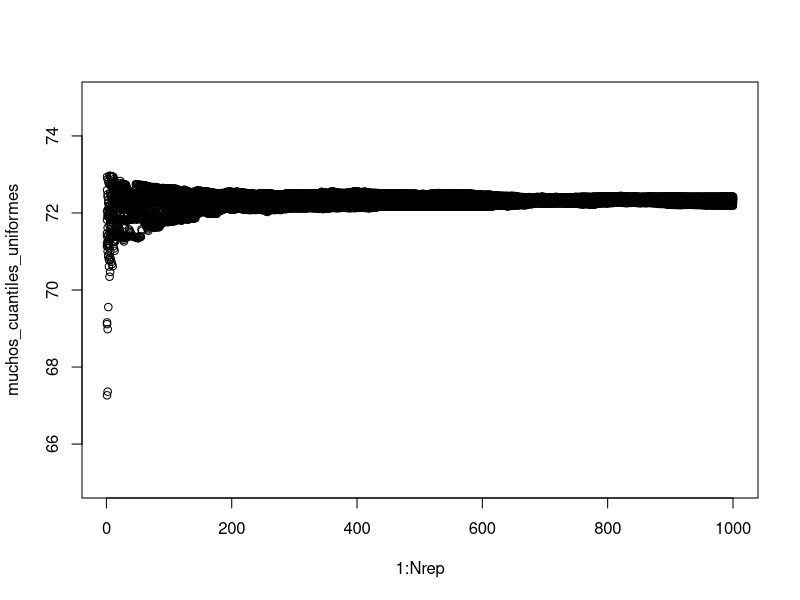
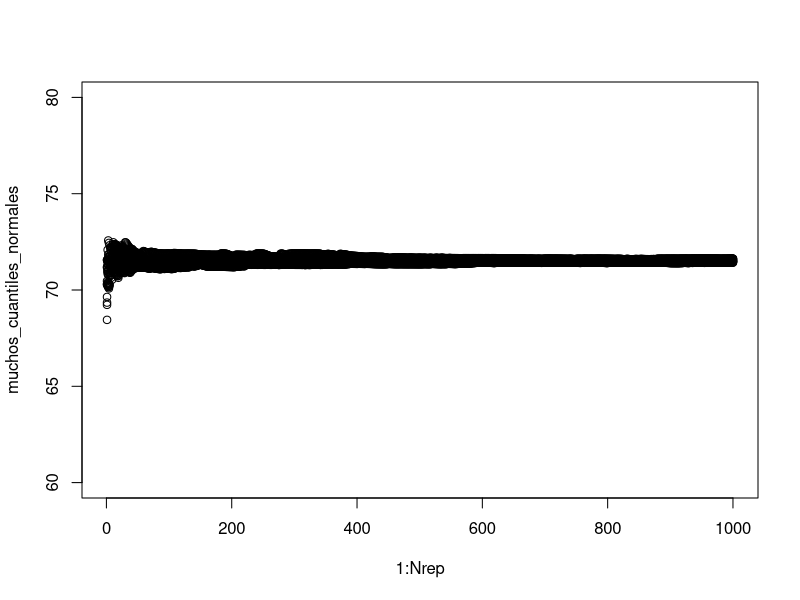
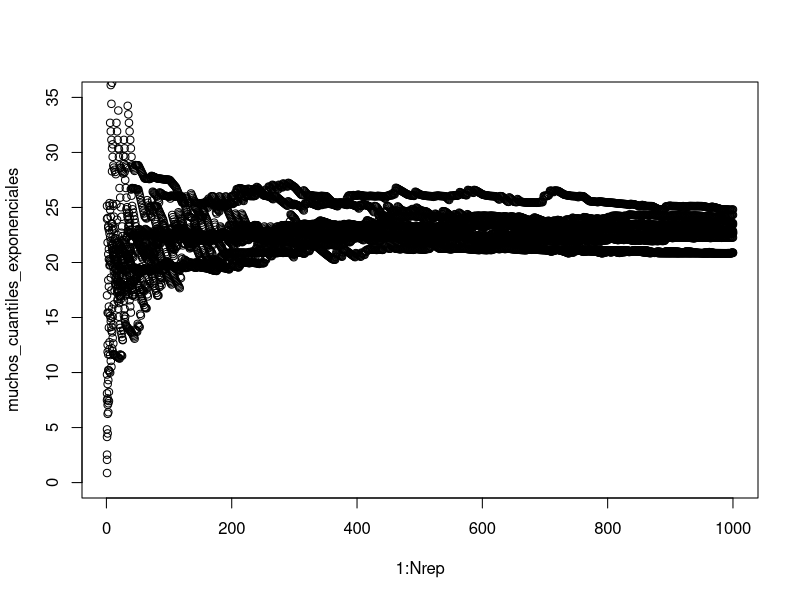
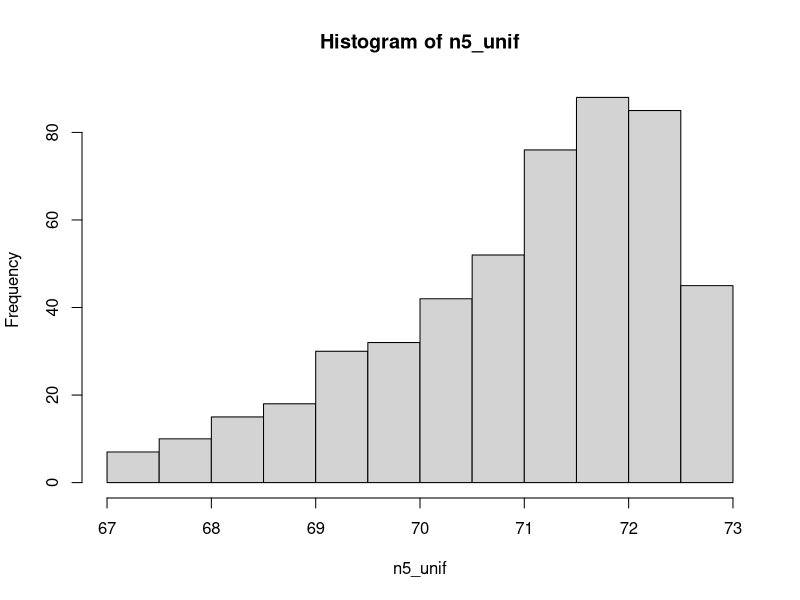
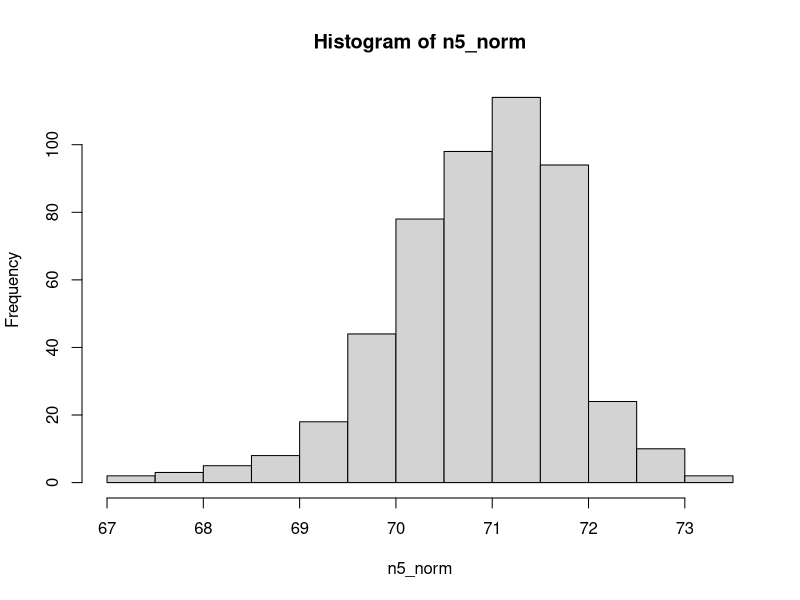
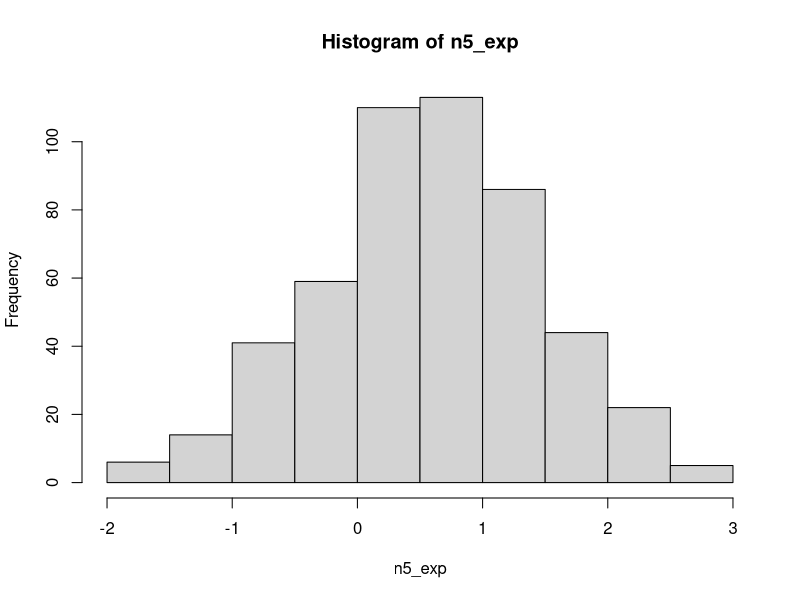
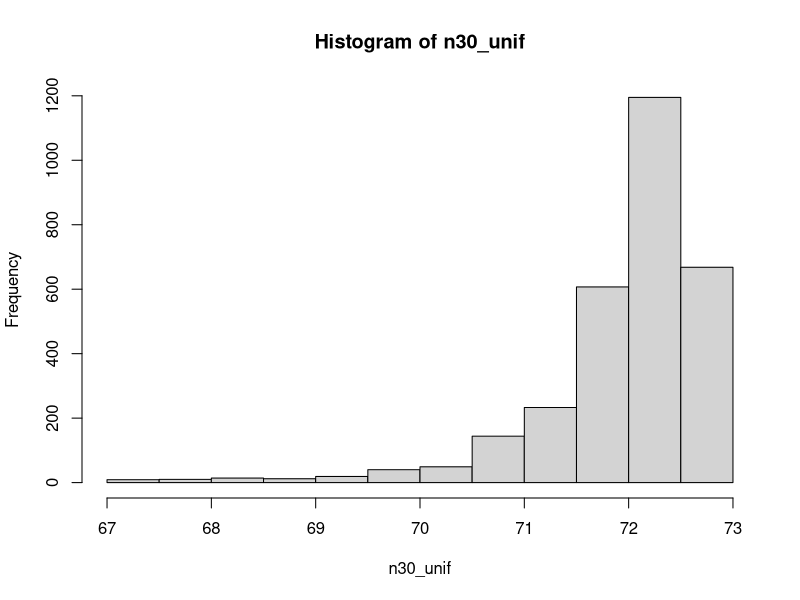
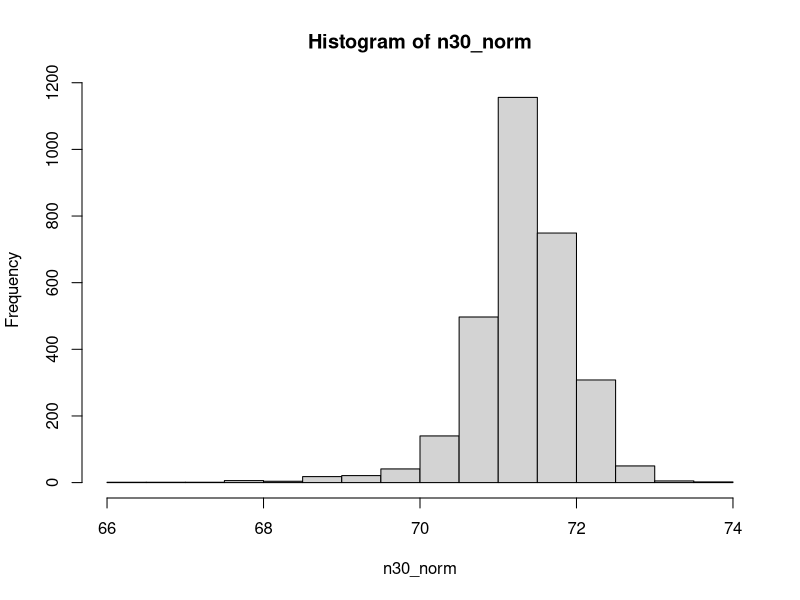

The R source for these figures, in order:
# 1

Nrep <- 10000

vector <- runif(Nrep,67,73)
pos <- Nrep*0.9

q9 <- sort(vector)[pos]

# 2

Nrep <- 1000

muchas_uniformes <- runif(Nrep,67,73)

# 3

muchos_cuantiles_uniformes <- rep(NaN, Nrep)

for (i in 1:length(muchos_cuantiles_uniformes)) {
  part_muchas_uniformes <- muchas_uniformes[1:i]
  muchos_cuantiles_uniformes[i] <- quantile(part_muchas_uniformes,0.9)
}

# 4
plot(1:Nrep, muchos_cuantiles_uniformes, ylim = c(65,75))

# 5

Ngen <- 10

for (i in 1:Ngen){
  muchas_uniformes <- runif(Nrep,67,73)
  muchos_cuantiles_uniformes <- rep(NaN, Nrep)
  
  for (j in 1:length(muchos_cuantiles_uniformes)) {
    part_muchas_uniformes <- muchas_uniformes[1:j]
    muchos_cuantiles_uniformes[j] <- quantile(part_muchas_uniformes,0.9)
  }
  points(1:Nrep, muchos_cuantiles_uniformes)
}

# 6 - el varlor limite, se puede observar que el grafico se acerca a ese valor

qunif(0.9,67,73)


######### Distribucion nornal ##########

# 1

p9 <- qnorm(0.9,70,1.2)

# 2

Nrep <- 1000

muchas_normales <- rnorm(Nrep,70,1.2)

# 3

muchos_cuantiles_normales <- rep(NaN, Nrep)

for (i in 1:length(muchos_cuantiles_normales)) {
  part_muchas_normales <- muchas_normales[1:i]
  muchos_cuantiles_normales[i] <- quantile(part_muchas_normales,0.9)
}

# 4
plot(1:Nrep, muchos_cuantiles_normales, ylim = c(60,80))

# 5

Ngen <- 10

for (i in 1:Ngen){
  muchas_normales <- rnorm(Nrep,70,1.2)
  muchos_cuantiles_normales <- rep(NaN, Nrep)
  
  for (j in 1:length(muchos_cuantiles_normales)) {
    part_muchas_normales <- muchas_normales[1:j]
    muchos_cuantiles_normales[j] <- quantile(part_muchas_normales,0.9)
  }
  points(1:Nrep, muchos_cuantiles_normales)
}

# 6
qnorm(0.9,70,1.2)

# se condice con lo esperable

######### Distribucion exponencial ##########

# 1

p9 <- qexp(0.9,1/10)

# 2

Nrep <- 1000

muchas_exponenciales <- rexp(Nrep,1/10)

# 3

muchos_cuantiles_exponenciales <- rep(NaN, Nrep)

for (i in 1:length(muchos_cuantiles_exponenciales)) {
  part_muchas_exponenciales <- muchas_exponenciales[1:i]
  muchos_cuantiles_exponenciales[i] <- quantile(part_muchas_exponenciales,0.9)
}

# 4
plot(1:Nrep, muchos_cuantiles_exponenciales, ylim = c(0,35))

# 5

Ngen <- 10

for (i in 1:Ngen){
  muchas_exponenciales <- rexp(Nrep,1/10)
  muchos_cuantiles_exponenciales <- rep(NaN, Nrep)
  
  for (j in 1:length(muchos_cuantiles_exponenciales)) {
    part_muchas_exponenciales <- muchas_exponenciales[1:j]
    muchos_cuantiles_exponenciales[j] <- quantile(part_muchas_exponenciales,0.9)
  }
  points(1:Nrep, muchos_cuantiles_exponenciales)
}

# 6
qexp(0.9,1/10)

# se condice con lo esperable


######### histogramas ###########

## MUESTRA N5 

Ngen <- 100
N5 <- 5
n5_unif <- c()
n5_norm <- c()
n5_exp <- c()

for (i in 1:Ngen){
  
  # unif
  muchas_uniformes <- runif(N5,67,73)
  muchos_cuantiles_uniformes <- rep(NaN, N5)
  
  # norm
  muchas_normales <- rnorm(N5,70,1.2)
  muchos_cuantiles_normales <- rep(NaN, N5)

  # exp
  muchas_exponenciales <- rnorm(N5,1/10)
  muchos_cuantiles_exponenciales <- rep(NaN, N5)
  
  for (j in 1:N5) {
    
    # unif
    part_muchas_uniformes <- muchas_uniformes[1:j]
    muchos_cuantiles_uniformes[j] <- quantile(part_muchas_uniformes,0.9)
    
    # norm
    part_muchas_normales <- muchas_normales[1:j]
    muchos_cuantiles_normales[j] <- quantile(part_muchas_normales,0.9)
    
    # exp
    part_muchas_exponenciales <- muchas_exponenciales[1:j]
    muchos_cuantiles_exponenciales[j] <- quantile(part_muchas_exponenciales,0.9)
  }

  n5_unif <-  c(n5_unif,muchos_cuantiles_uniformes)
  n5_norm <-  c(n5_norm,muchos_cuantiles_normales)
  n5_exp <-  c(n5_exp,muchos_cuantiles_exponenciales)
}

hist(n5_unif)
hist(n5_norm)
hist(n5_exp)

## MUESTRA N30

Ngen <- 100
N30 <- 30
n30_unif <- c()
n30_norm <- c()
n30_exp <- c()

for (i in 1:Ngen){
  
  # unif
  muchas_uniformes <- runif(N30,67,73)
  muchos_cuantiles_uniformes <- rep(NaN, N30)
  
  # norm
  muchas_normales <- rnorm(N30,70,1.2)
  muchos_cuantiles_normales <- rep(NaN, N30)
  
  # exp
  muchas_exponenciales <- rnorm(N30,1/10)
  muchos_cuantiles_exponenciales <- rep(NaN, N30)
  
  for (j in 1:N30) {
    
    # unif
    part_muchas_uniformes <- muchas_uniformes[1:j]
    muchos_cuantiles_uniformes[j] <- quantile(part_muchas_uniformes,0.9)
    
    # norm
    part_muchas_normales <- muchas_normales[1:j]
    muchos_cuantiles_normales[j] <- quantile(part_muchas_normales,0.9)
    
    # exp
    part_muchas_exponenciales <- muchas_exponenciales[1:j]
    muchos_cuantiles_exponenciales[j] <- quantile(part_muchas_exponenciales,0.9)
  }
  
  n30_unif <-  c(n30_unif,muchos_cuantiles_uniformes)
  n30_norm <-  c(n30_norm,muchos_cuantiles_normales)
  n30_exp <-  c(n30_exp,muchos_cuantiles_exponenciales)
}

hist(n30_unif)
hist(n30_norm)
hist(n30_exp)

## MUESTRA N100

Ngen <- 100
N100 <- 100
n100_unif <- c()
n100_norm <- c()
n100_exp <- c()

for (i in 1:Ngen){
  
  # unif
  muchas_uniformes <- runif(N100,67,73)
  muchos_cuantiles_uniformes <- rep(NaN, N100)
  
  # norm
  muchas_normales <- rnorm(N100,70,1.2)
  muchos_cuantiles_normales <- rep(NaN, N100)
  
  # exp
  muchas_exponenciales <- rnorm(N100,1/10)
  muchos_cuantiles_exponenciales <- rep(NaN, N100)
  
  for (j in 1:N100) {
    
    # unif
    part_muchas_uniformes <- muchas_uniformes[1:j]
    muchos_cuantiles_uniformes[j] <- quantile(part_muchas_uniformes,0.9)
    
    # norm
    part_muchas_normales <- muchas_normales[1:j]
    muchos_cuantiles_normales[j] <- quantile(part_muchas_normales,0.9)
    
    # exp
    part_muchas_exponenciales <- muchas_exponenciales[1:j]
    muchos_cuantiles_exponenciales[j] <- quantile(part_muchas_exponenciales,0.9)
  }
  
  n100_unif <-  c(n100_unif,muchos_cuantiles_uniformes)
  n100_norm <-  c(n100_norm,muchos_cuantiles_normales)
  n100_exp <-  c(n100_exp,muchos_cuantiles_exponenciales)
}

hist(n100_unif)
hist(n100_norm)
hist(n100_exp)
